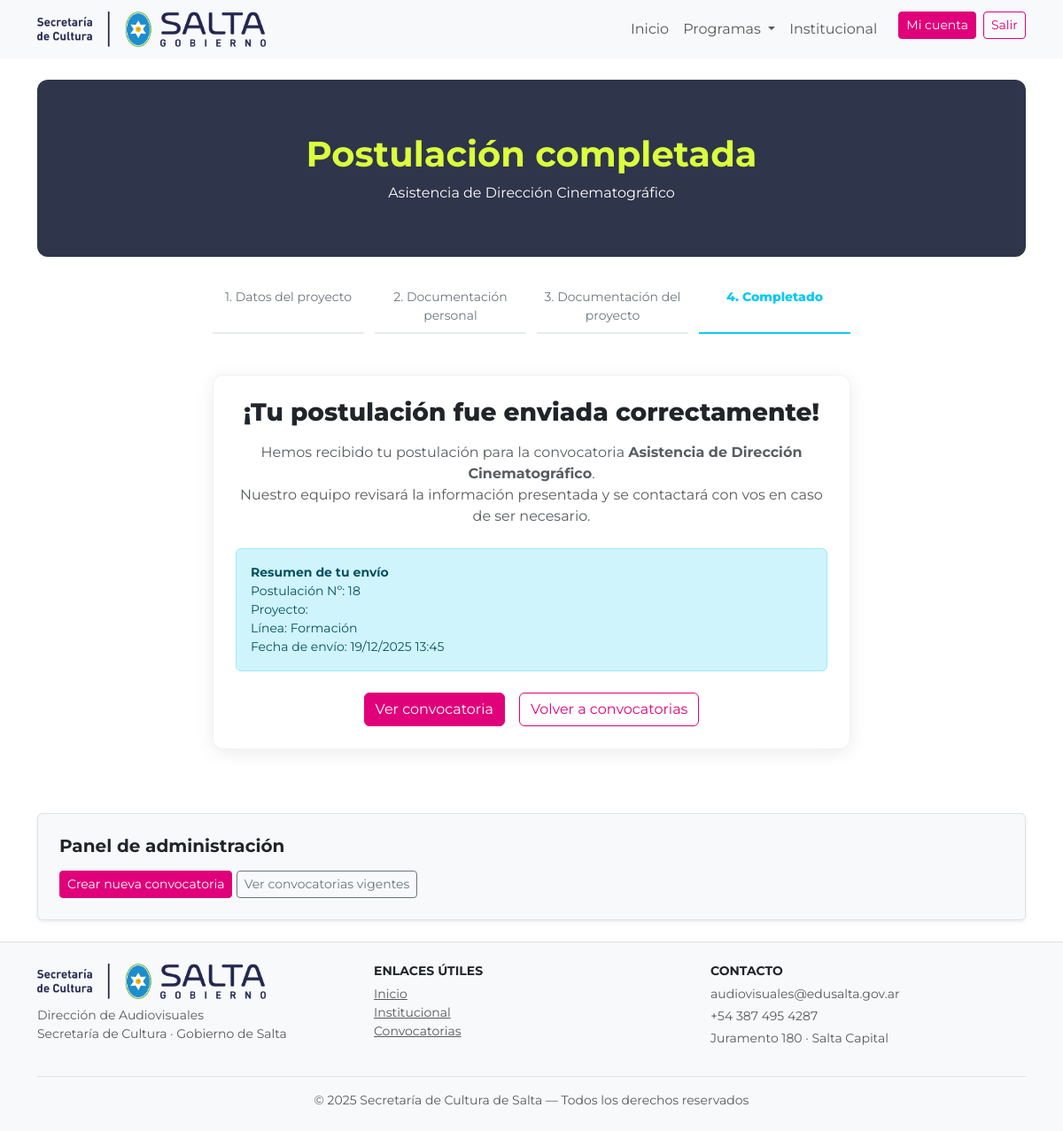
The page /convocatorias/postulacion/enviada/18/ (signed in) on the database its author committed.
### convocatorias/models.py (models this page shows, shortened)
class Convocatoria(models.Model):
    titulo = models.CharField(max_length=200)
    slug = models.SlugField(unique=True, blank=True)
    descripcion_corta = models.TextField(blank=True)
    descripcion_larga = models.TextField(blank=True)
    url_curso = models.URLField(
        "URL del curso asincrónico",
        blank=True,
        null=True,
        help_text="Solo completar si el curso es asincrónico."
    )
    categoria = models.CharField(max_length=20, choices=CATEGORIAS)
    tematica_genero = models.CharField(max_length=200, blank=True)
    linea = models.CharField(max_length=20, choices=LINEAS)
    requisitos = models.TextField(blank=True)
    beneficios = models.TextField(blank=True)
    bases_pdf = models.FileField(
        upload_to="convocatorias/bases/",
        blank=True,
        null=True
    )
    imagen = models.ImageField(
        upload_to="convocatorias/img/",
        blank=True,
        null=True
    )
    fecha_inicio = models.DateField()
    fecha_fin = models.DateField()
    bloque_personas = models.CharField(
        max_length=20,
        choices=BLOQUE_PERSONAS_TITULO,
        default="JURADO"
    )
    jurado1_nombre = models.CharField(max_length=200, blank=True)
    jurado1_foto = models.ImageField(upload_to="convocatorias/jurados/", blank=True, null=True)
    jurado1_bio = models.TextField(blank=True)
    jurado2_nombre = models.CharField(max_length=200, blank=True)
    jurado2_foto = models.ImageField(upload_to="convocatorias/jurados/", blank=True, null=True)
    jurado2_bio = models.TextField(blank=True)
    jurado3_nombre = models.CharField(max_length=200, blank=True)
    jurado3_foto = models.ImageField(upload_to="convocatorias/jurados/", blank=True, null=True)
    jurado3_bio = models.TextField(blank=True)
    orden = models.PositiveIntegerField(default=0)
    url_destino = models.CharField(max_length=300, blank=True)
    class Meta:
        ordering = ["orden", "-fecha_inicio"]

class Postulacion(models.Model):
    user = models.ForeignKey(User, on_delete=models.CASCADE)
    convocatoria = models.ForeignKey(Convocatoria, on_delete=models.CASCADE)
    nombre_proyecto = models.CharField(max_length=255)
    TIPO_PROYECTO = [
        ('', '- Seleccionar -'),
        ('', '- Cine -'),
        ("cine_corto", "Cortometraje"),
        ("cine_largo", "Largometraje"),
        ('', '- Serie -'),
        ("serie", "Serie"),
        ("serie_web", "Serie Web"),
        ('', '- Animacion -'),
        ("corto_animacion", "Cortometraje animación"),
        ("largo_animacion", "Largoometraje animación"),
        ("serie_animacion", "Serie animación"),
        ("serieweb_animacion", "Serie web animación"),
        ("videoclip_animacion", "Videoclip animación"),
        ('', '- Otros -'),
        ("tv", "TV"),
        ("publicidad", "Publicidad"),
        ("videoclip", "Videoclip"),
        ("videojuego", "Videojuego"),
        ("transmedia", "Transmedia"),
        ("otro", "Otro"),
    ]
    tipo_proyecto = models.CharField(max_length=50, choices=TIPO_PROYECTO)
    GENERO = [
        ("ficcion", "Ficción"),
        ("documental", "Documental"),
        ("noficcion", "No ficción"),
        ("educativo", "Educativo"),
        ("deportivo", "Deportivo"),
        ("simulacion", "Simulacion"),
        ("ludico", "Lúdico"),
        ("otro", "Otro"),
    ]
    genero = models.CharField(max_length=50, choices=GENERO)
    declaracion_jurada = models.BooleanField(default=False)
    fecha_envio = models.DateTimeField(auto_now_add=True)
    ESTADOS = [
        ("enviado", "Enviado"),
        ("revision_admin", "En revisión administrativa"),
        ("observado", "Observado (requiere subsanación)"),
        ("admitido", "Admitido"),
        ("evaluacion_jurado", "En evaluación por jurado"),
        ("seleccionado", "Seleccionado"),
        ("no_seleccionado", "No seleccionado"),
        ("finalizado", "Finalizado"),
    ]
    estado = models.CharField(
        max_length=30,
        choices=ESTADOS,
        default="enviado"
    )
    class Meta:
        ordering = ["-fecha_envio"]
        verbose_name = "Postulación"
        verbose_name_plural = "Postulaciones"

### convocatorias/views.py (the view)
@login_required(login_url="/usuarios/login/")
def postulacion_confirmada(request, postulacion_id):
    postulacion = get_object_or_404(Postulacion, id=postulacion_id)
    if postulacion.user != request.user:
        return redirect("convocatorias:convocatorias_home")
    return render(
        request,
        "convocatorias/postulacion_completada.html",
        {
            "postulacion": postulacion,
            "convocatoria": postulacion.convocatoria,
        },
    )

### convocatorias/templates/convocatorias/postulacion_completada.html
{% extends "sitio_publico/base.html" %}
{% load static %}
{% block content %}
<section class="fomento-hero text-center">
  <h1 class="fw-bold mb-2">Postulación completada</h1>
  <p class="text-white mb-0">
    {{ convocatoria.titulo }}
  </p>
</section>
<div class="container mt-2">
  <div class="row justify-content-center">
    <div class="col-lg-8">
      <div class="dav-steps">
        <div class="step">1. Datos del proyecto</div>
        <div class="step">2. Documentación personal</div>
        <div class="step">3. Documentación del proyecto</div>
        <div class="step active">4. Completado</div>
      </div>
    </div>
  </div>
</div>
<div class="container py-4">
  <div class="row justify-content-center">
    <div class="col-lg-8">
      <div class="dav-card text-center">
        <h3 class="mb-3">
          ¡Tu postulación fue enviada correctamente!
        </h3>
        <p class="text-muted mb-4">
          Hemos recibido tu postulación para la convocatoria
          <strong>{{ convocatoria.titulo }}</strong>.<br>
          Nuestro equipo revisará la información presentada y
          se contactará con vos en caso de ser necesario.
        </p>
        {% if postulacion %}
        <div class="alert alert-info text-start small">
          <strong>Resumen de tu envío</strong><br>
          Postulación Nº: {{ postulacion.id }}<br>
          Proyecto: {{ postulacion.nombre_proyecto }}<br>
          Línea: {{ convocatoria.get_linea_display }}<br>
          Fecha de envío: {{ postulacion.fecha_envio|date:"d/m/Y H:i" }}
        </div>
        {% endif %}
        <div class="mt-4 d-flex justify-content-center gap-3">
          <a href="{% url 'convocatorias:convocatoria_detalle' convocatoria.slug %}"
             class="btn btn-primary">
            Ver convocatoria
          </a>
          <a href="{% url 'convocatorias:convocatorias_home' %}"
             class="btn btn-outline-primary">
            Volver a convocatorias
          </a>
        </div>
      </div>
    </div>
  </div>
</div>
{% endblock %}

### sitio_publico/static/sitio_publico/css/main.css (style rules this page uses)
html, body { font-family: 'Montserrat', sans-serif; }

### sitio_publico/static/sitio_publico/css/ui.css (style rules this page uses)
.fomento-hero { background: #2f354a; color: #dbff3d; border-radius: 12px; padding: 60px 35px; margin-bottom: 35px; }
.dav-card { background: #fff; border-radius: 12px; padding: 25px; box-shadow: 0 4px 20px rgba(0, 0, 0, 0.08); border: 1px solid rgba(0, 0, 0, 0.05); }
.dav-card h3, .dav-card h5 { font-weight: 800; }
.dav-steps { display: flex; justify-content: space-between; gap: 12px; margin-bottom: 22px; font-size: 0.875rem; color: #6c757d; }
.dav-steps .step { flex: 1; text-align: center; padding-bottom: 8px; border-bottom: 2px solid #e9ecef; }
.dav-steps .step.active { font-weight: 800; color: #0dcaf0; border-bottom-color: #0dcaf0; }

### rows shown on the page
Convocatoria: titulo "Asistencia de Dirección Cinematográfico", linea "Formación"
Postulacion: id "18", fecha_envio "19/12/2025 13:45"
